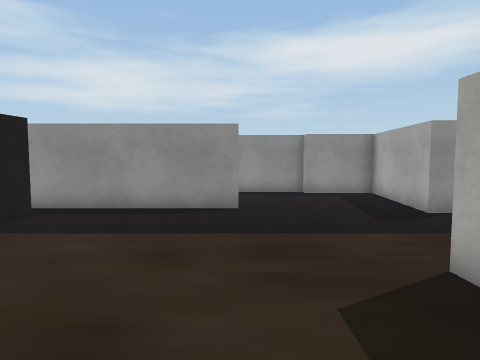
view 1 (above)

18 first-person views from a walk through a Unity game level. The camera is 1.4 m above the floor, tilts 4° down and sees 75° across. The floor is counted in squares, 1 m on a side. Each view is taken from the middle of a square. On the plan, view 1 faces up. The plan holds only what a view shows up to about 14 squares ahead; the rest is blank. The place goes on beyond the plan. The player is left out. Some surface patterns are stand-ins.

view 2
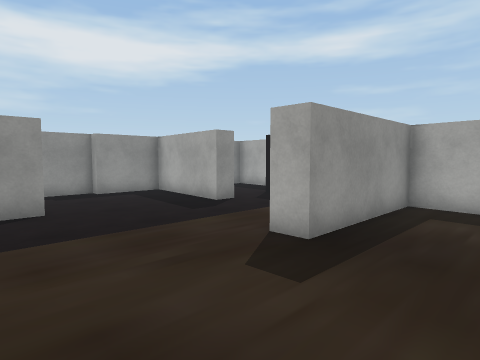

view 3
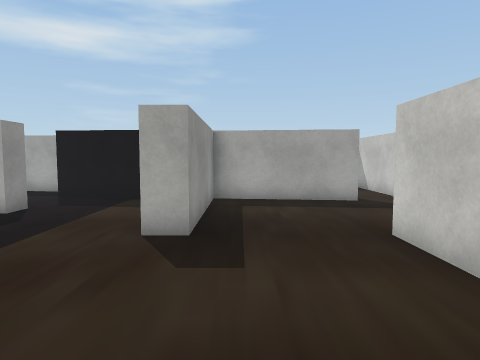

view 4
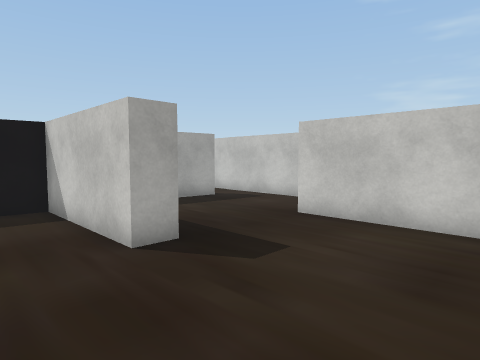

view 5
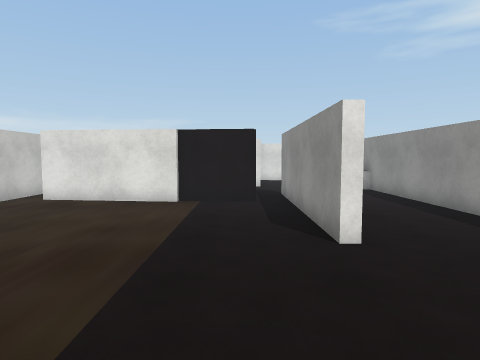

view 6
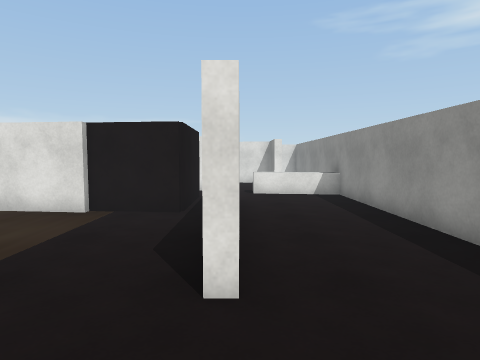

view 7
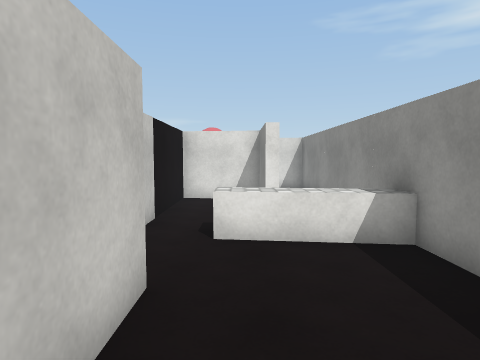

view 8
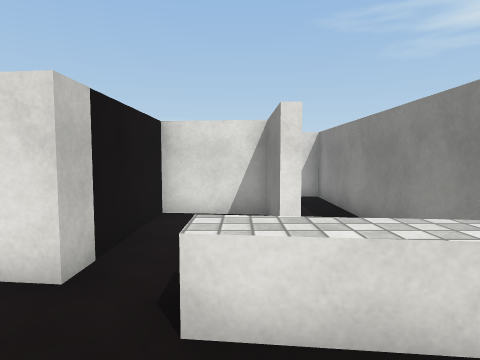

view 9
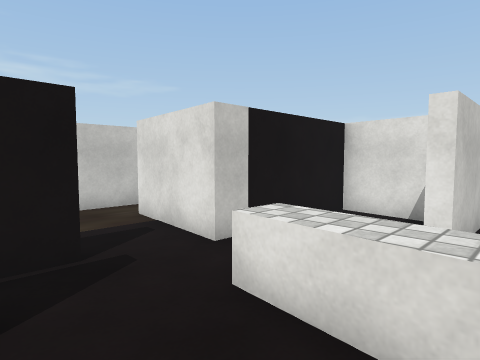

view 10
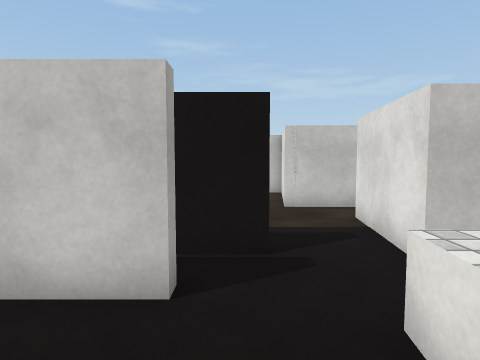

view 11
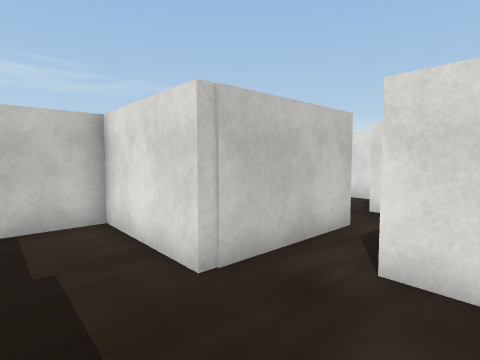

view 12
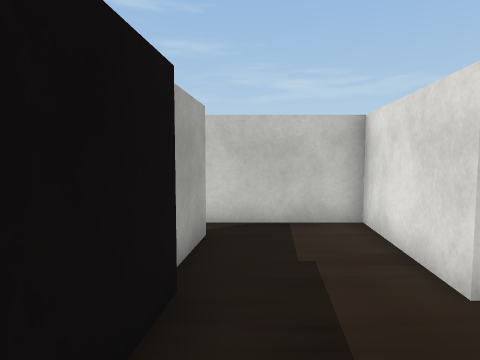

view 13
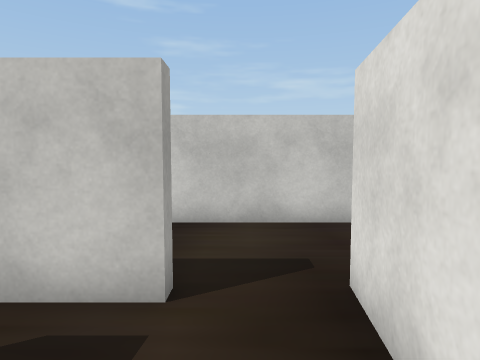

view 14
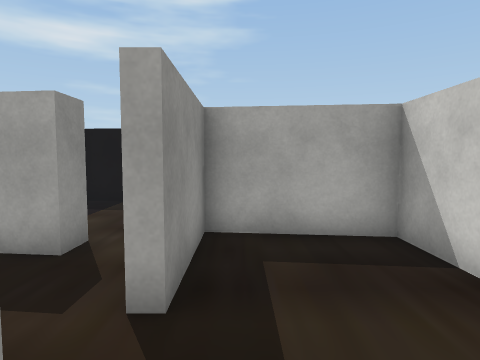

view 15
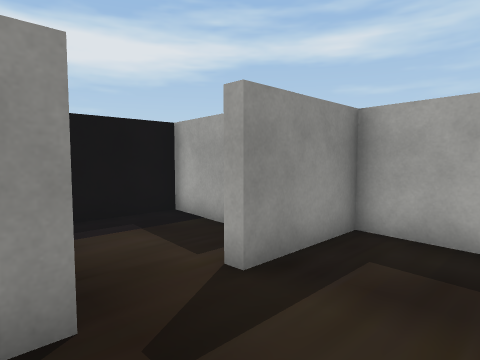

view 16
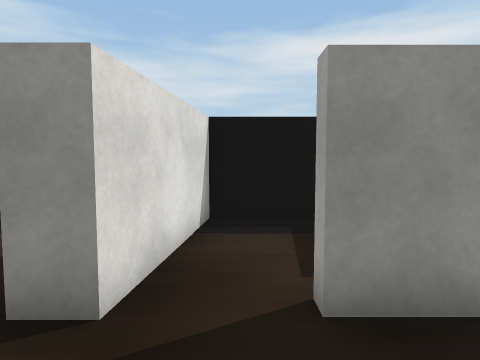

view 17
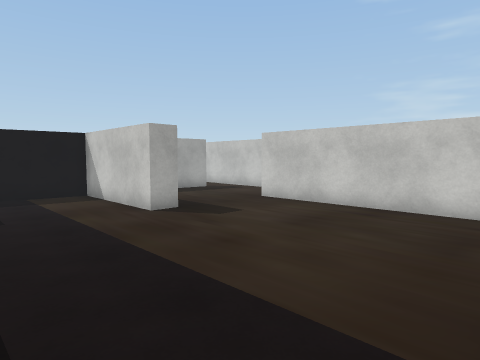

view 18
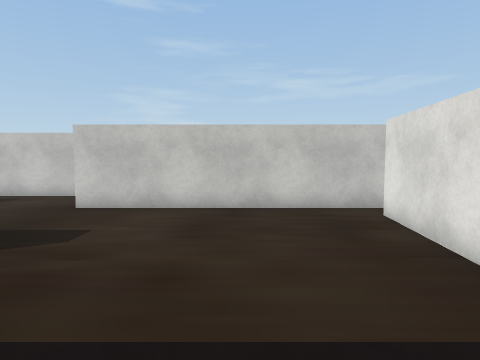

### Floor plan
Ten units are one square. View 1 is at (0, 0); x grows to the right and y downward. Boxes are objects, and circles mark ways between rooms. Rooms are numbered by the first view taken in them; rooms with no view inside come last. Other rooms are left out.
<svg viewBox="-170 -134 261 175">
<path fill="none" stroke="#000" d="M0 -86 -72 -86M-50 -51 -56 -2M-19 -128 -125 -128M57 -79 48 -79 53 -124 26 -124 26 -128 -1 -128M-74 -90 -52 -90M-85 -75 -50 -75 -53 -50M-54 8 28 8M41 36 86 36M73 20 78 -29 26 -29 26 -38 73 -38 78 -84M-122 -110 -122 -107 -147 -107 -150 -80 -104 -80M-90 -129 -94 -94M-63 -27 -59 -70M-106 -30 -93 -30 -97 8 -54 8M-64 -3 -62 -22M-104 -80 -108 -46M-133 -30 -106 -30M-108 -46 -116 -46 -113 -72 -147 -72 -151 -36M-151 -36 -152 -27 -161 -27M-165 8 -105 8 -101 -27 -133 -27 -133 -30"/>
<circle cx="-60" cy="0" r="3" fill="#2a7"/>
<circle cx="-95" cy="-70" r="3" fill="#2a7"/>
<circle cx="-110" cy="-40" r="3" fill="#2a7"/>
<circle cx="-140" cy="-30" r="3" fill="#2a7"/>
<text x="-10" y="-60">1</text>
<text x="-80" y="-30">2</text>
<text x="-130" y="-50">3</text>
<text x="-140" y="-10">4</text>
</svg>
Room 1 opens to room 2. Room 2 opens to room 3. Room 3 opens to room 4.

Where each view was taken, in squares from view 1:
view 1: 0 up, 0 right, facing up
view 2: 0 up, 2 left, facing up-right
view 3: 2 up, 3 left, facing right
view 4: 6 up, 2 left, facing down-right
view 5: 7 up, 5 right, facing left
view 6: 9 up, 3 right, facing left
view 7: 10 up, 4 left, facing left
view 8: 10 up, 7 left, facing left
view 9: 12 up, 7 left, facing down-left
view 10: 12 up, 8 left, facing down
view 11: 6 up, 7 left, facing down-left
view 12: 6 up, 7 left, facing down
view 13: 6 up, 14 left, facing down
view 14: 2 up, 16 left, facing right
view 15: 0 up, 16 left, facing up-right
view 16: 0 up, 14 left, facing up
view 17: 8 up, 5 left, facing down-right
view 18: 8 up, 2 left, facing down
